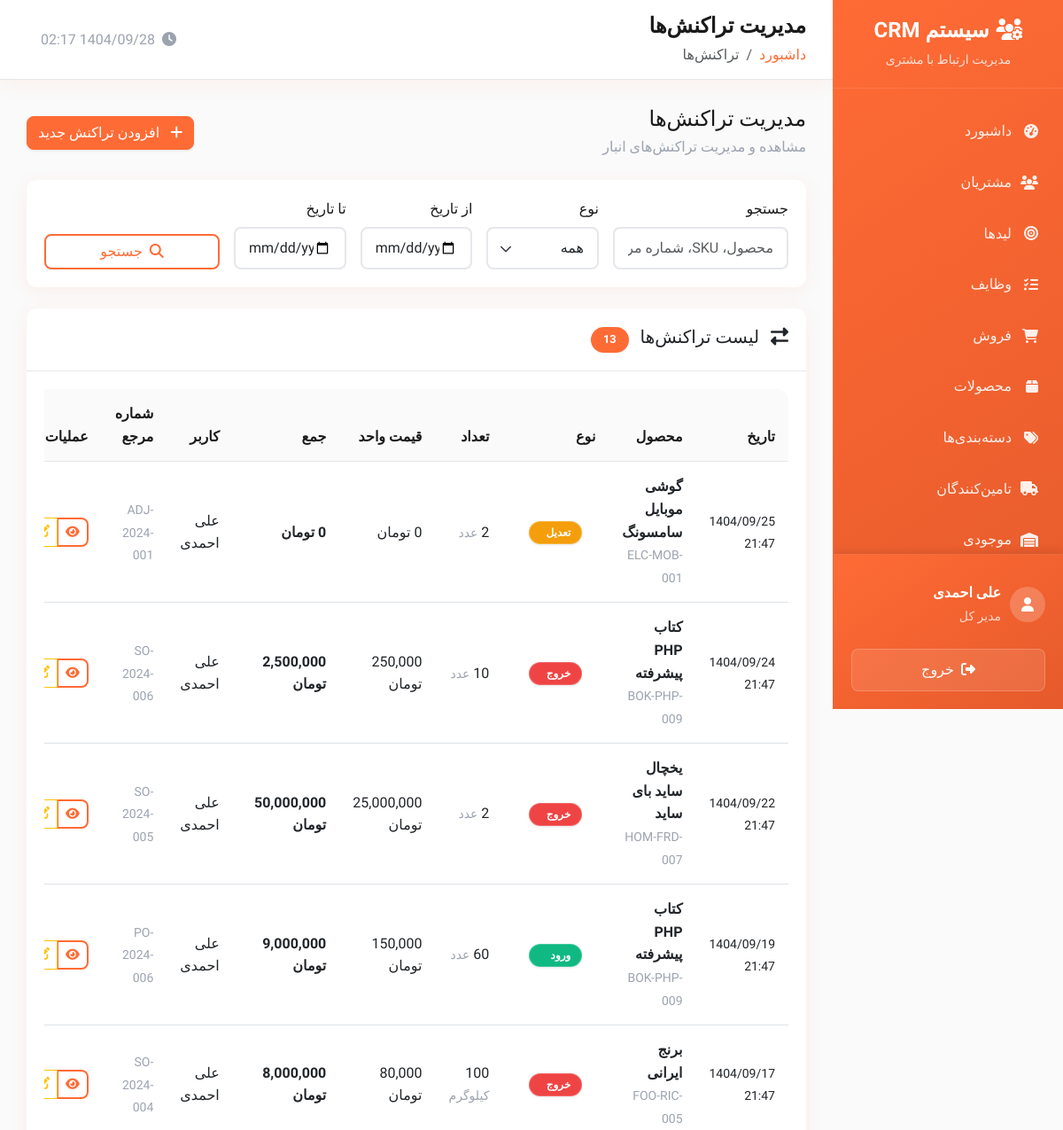
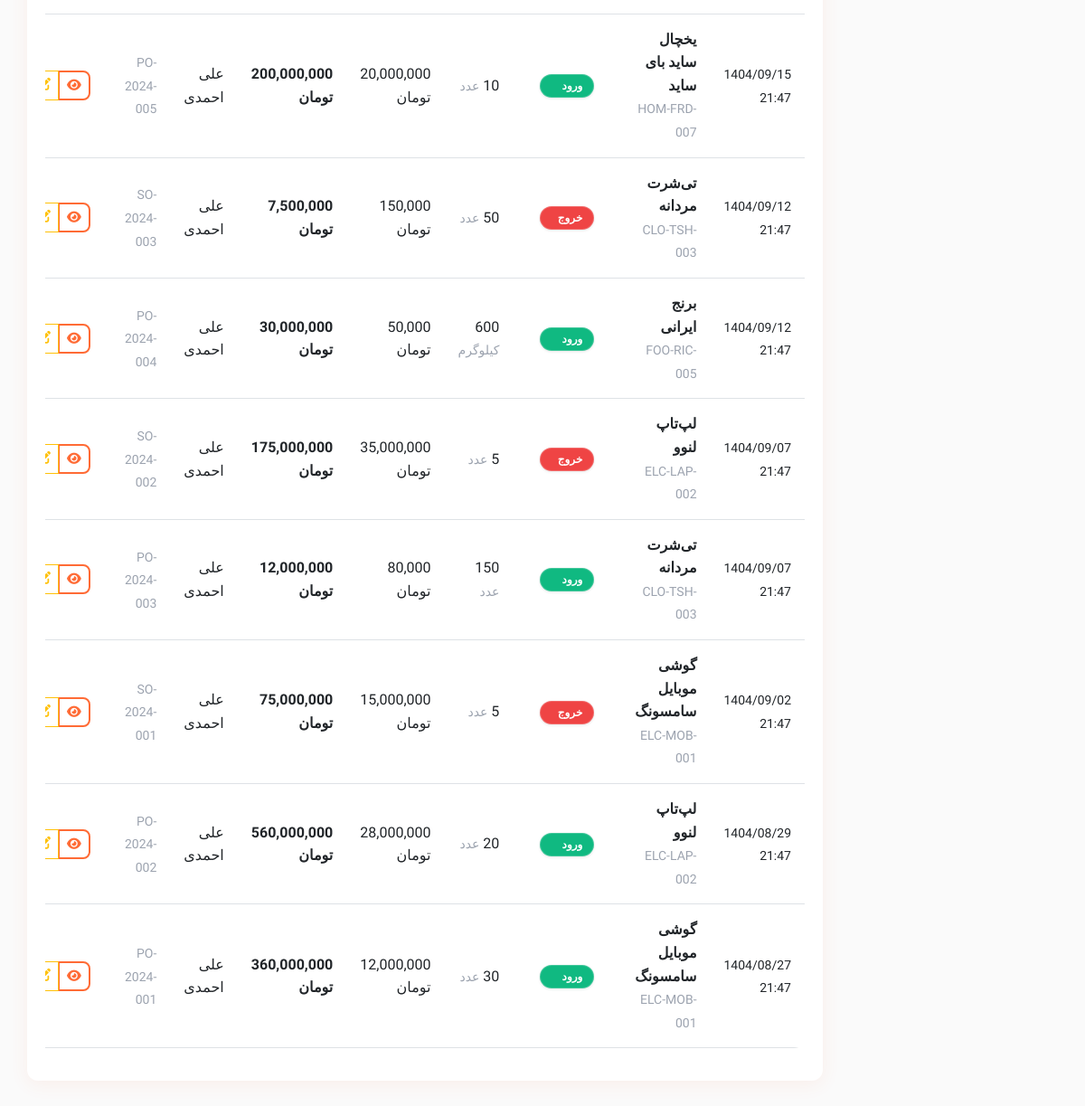
Page /public/transactions.php (signed in) on the committed database (2 pictures, top to bottom).
### tables this page shows
CREATE TABLE users (
    id INT AUTO_INCREMENT PRIMARY KEY,
    username VARCHAR(50) UNIQUE NOT NULL,
    email VARCHAR(100) UNIQUE NOT NULL,
    password VARCHAR(255) NOT NULL,
    first_name VARCHAR(50) NOT NULL,
    last_name VARCHAR(50) NOT NULL,
    mobile VARCHAR(15),
    phone VARCHAR(20),
    avatar VARCHAR(255),
    role ENUM('admin', 'manager', 'sales', 'user') DEFAULT 'user',
    status ENUM('active', 'inactive', 'suspended') DEFAULT 'active',
    department VARCHAR(100),
    position VARCHAR(100),
    hire_date DATE,
    salary DECIMAL(10,2),
    address TEXT,
    notes TEXT,
    last_login DATETIME,
    failed_login_attempts INT DEFAULT 0,
    locked_until DATETIME NULL,
    created_at TIMESTAMP DEFAULT CURRENT_TIMESTAMP,
    updated_at TIMESTAMP DEFAULT CURRENT_TIMESTAMP ON UPDATE CURRENT_TIMESTAMP
);

CREATE TABLE transactions (
    id INT AUTO_INCREMENT PRIMARY KEY,
    product_id INT NOT NULL,
    user_id INT NOT NULL,
    type ENUM('in', 'out', 'adjustment', 'transfer') NOT NULL,
    quantity INT NOT NULL,
    unit_price DECIMAL(15,2) NOT NULL,
    total_price DECIMAL(15,2) NOT NULL,
    notes TEXT NULL,
    reference_number VARCHAR(255) NULL,
    transaction_date TIMESTAMP NOT NULL,
    created_at TIMESTAMP DEFAULT CURRENT_TIMESTAMP,
    updated_at TIMESTAMP DEFAULT CURRENT_TIMESTAMP ON UPDATE CURRENT_TIMESTAMP,
    deleted_at TIMESTAMP NULL,
    FOREIGN KEY (product_id) REFERENCES products(id) ON DELETE CASCADE,
    FOREIGN KEY (user_id) REFERENCES users(id) ON DELETE CASCADE
);

CREATE TABLE products (
    id INT AUTO_INCREMENT PRIMARY KEY,
    name VARCHAR(255) NOT NULL,
    description TEXT,
    category VARCHAR(100),
    category_id INT NULL,
    supplier_id INT NULL,
    price DECIMAL(15,2) DEFAULT 0,
    cost_price DECIMAL(15,2) DEFAULT 0,
    purchase_price DECIMAL(15,2) DEFAULT 0,
    selling_price DECIMAL(15,2) DEFAULT 0,
    sku VARCHAR(100) UNIQUE NOT NULL,
    status ENUM('active', 'inactive', 'discontinued') DEFAULT 'active',
    stock_quantity INT DEFAULT 0,
    min_stock_level INT DEFAULT 5,
    max_stock_level INT NULL,
    unit VARCHAR(50) DEFAULT 'عدد',
    barcode VARCHAR(100),
    image VARCHAR(255) NULL,
    weight DECIMAL(10,3) DEFAULT 0,
    dimensions VARCHAR(100),
    tags TEXT,
    notes TEXT,
    is_active BOOLEAN DEFAULT TRUE,
    created_by INT,
    created_at TIMESTAMP DEFAULT CURRENT_TIMESTAMP,
    updated_at TIMESTAMP DEFAULT CURRENT_TIMESTAMP ON UPDATE CURRENT_TIMESTAMP,
    deleted_at TIMESTAMP NULL,
    FOREIGN KEY (created_by) REFERENCES users(id) ON DELETE SET NULL,
    FOREIGN KEY (category_id) REFERENCES categories(id) ON DELETE CASCADE ON UPDATE CASCADE,
    FOREIGN KEY (supplier_id) REFERENCES suppliers(id) ON DELETE CASCADE ON UPDATE CASCADE
);

### public/transactions.php (the view, shortened to what the rows shown need)
<?php
$page_title = 'مدیریت تراکنش‌ها';
require_once __DIR__ . '/../private/database.php';
require_once __DIR__ . '/../private/auth.php';
require_once __DIR__ . '/../private/functions.php';
$page = (int)($_GET['page'] ?? 1);
$per_page = RECORDS_PER_PAGE;
$offset = ($page - 1) * $per_page;
$where_conditions = ['t.deleted_at IS NULL', 'p.deleted_at IS NULL'];
$params = [];
$where_clause = 'WHERE ' . implode(' AND ', $where_conditions);
$sql = "
    SELECT
        t.*,
        p.name as product_name,
        p.sku,
        p.unit,
        CONCAT(u.first_name, ' ', u.last_name) as user_name
    FROM transactions t
    INNER JOIN products p ON t.product_id = p.id
    LEFT JOIN users u ON t.user_id = u.id
    $where_clause
    ORDER BY t.transaction_date DESC, t.created_at DESC
    LIMIT $per_page OFFSET $offset
";
$transactions = $pdo->prepare($sql);
$transactions->execute($params);
$transactions = $transactions->fetchAll();
$type_labels = [
    'in' => 'ورود',
    'out' => 'خروج',
    'adjustment' => 'تعدیل',
    'transfer' => 'انتقال'
];
$type_classes = [
    'in' => 'success',
    'out' => 'danger',
    'adjustment' => 'warning',
    'transfer' => 'info'
];
include __DIR__ . '/../private/header.php';
?>
<div class="card">
    <div class="card-body">
        <?php if (empty($transactions)): ?>
            <div class="text-center py-5">
                <i class="fas fa-exchange-alt fa-3x text-muted mb-3"></i>
                <h5 class="text-muted">تراکنشی یافت نشد</h5>
            </div>
        <?php else: ?>
            <div class="table-responsive">
                <table class="table table-hover">
                    <thead>
                        <tr>
                            <th>تاریخ</th>
                            <th>محصول</th>
                            <th>نوع</th>
                            <th>تعداد</th>
                            <th>قیمت واحد</th>
                            <th>جمع</th>
                            <th>کاربر</th>
                            <th>شماره مرجع</th>
                            <th>عملیات</th>
                        </tr>
                    </thead>
                    <tbody>
                        <?php foreach ($transactions as $trans): ?>
                            <tr>
                                <td>
                                    <small><?php echo formatPersianDate($trans['transaction_date'], 'Y/m/d H:i'); ?></small>
                                </td>
                                <td>
                                    <div class="fw-bold"><?php echo htmlspecialchars($trans['product_name']); ?></div>
                                    <small class="text-muted"><?php echo htmlspecialchars($trans['sku']); ?></small>
                                </td>
                                <td>
                                    <span class="badge bg-<?php echo $type_classes[$trans['type']]; ?>">
                                        <?php echo $type_labels[$trans['type']]; ?>
                                    </span>
                                </td>
                                <td>
                                    <?php echo number_format($trans['quantity']); ?>
                                    <small class="text-muted"><?php echo htmlspecialchars($trans['unit']); ?></small>
                                </td>
                                <td><?php echo formatMoney($trans['unit_price']); ?></td>
                                <td>
                                    <span class="fw-bold"><?php echo formatMoney($trans['total_price']); ?></span>
                                </td>
                                <td><?php echo htmlspecialchars($trans['user_name'] ?: '-'); ?></td>
                                <td>
                                    <?php if ($trans['reference_number']): ?>
                                        <small class="text-muted"><?php echo htmlspecialchars($trans['reference_number']); ?></small>
                                    <?php else: ?>
                                        <span class="text-muted">-</span>
                                    <?php endif; ?>
                                </td>
                                <td>
                                    <div class="btn-group" role="group">
                                        <a href="transaction_view.php?id=<?php echo $trans['id']; ?>" class="btn btn-outline-primary btn-sm">
                                            <i class="fas fa-eye"></i>
                                        </a>
                                        <a href="transaction_edit.php?id=<?php echo $trans['id']; ?>" class="btn btn-outline-warning btn-sm">
                                            <i class="fas fa-edit"></i>
                                        </a>
                                    </div>
                                </td>
                            </tr>
                        <?php endforeach; ?>
                    </tbody>
                </table>
            </div>
        <?php endif; ?>
    </div>
</div>
<?php include __DIR__ . '/../private/footer.php'; ?>

### private/header.php (shortened to what the rows shown need)
<?php
$current_user = getCurrentUser();
?>
<!DOCTYPE html>
<html lang="fa" dir="rtl">
<head>
    <link href="https://cdn.jsdelivr.net/npm/bootstrap@5.3.0/dist/css/bootstrap.rtl.min.css" rel="stylesheet">
    <link href="https://cdnjs.cloudflare.com/ajax/libs/font-awesome/6.4.0/css/all.min.css" rel="stylesheet">
    <link href="https://cdn.jsdelivr.net/npm/chart.js@3.9.1/dist/chart.min.css" rel="stylesheet">
</head>
<body>
    <div class="sidebar" id="sidebar">
            <?php if (hasRole('admin')): ?>
            <a href="settings.php" class="menu-item <?php echo basename($_SERVER['PHP_SELF']) == 'settings.php' ? 'active' : ''; ?>">
                <i class="fas fa-cog"></i>
                تنظیمات
            </a>
            <a href="users.php" class="menu-item <?php echo basename($_SERVER['PHP_SELF']) == 'users.php' ? 'active' : ''; ?>">
                <i class="fas fa-user-cog"></i>
                کاربران
            </a>
            <?php endif; ?>
        <div class="sidebar-user">
            <div class="user-info">
                <div>
                    <div class="fw-bold"><?php echo htmlspecialchars($current_user['first_name'] . ' ' . $current_user['last_name']); ?></div>
                    <small class="opacity-75"><?php echo getRoleTitle($current_user['role']); ?></small>
                </div>
            </div>
        </div>
    </div>
    <div class="main-content">
        <div class="top-nav d-flex justify-content-between align-items-center">
            <div>
                <h1 class="nav-title"><?php echo isset($page_title) ? $page_title : 'داشبورد'; ?></h1>
            </div>
        </div>
        <div class="content">

### rows in the picture
users: first_name+last_name "علی احمدی", role "مدیر کل"
transactions: transaction_date "1404/09/25 21:47", product.name "گوشی موبایل سامسونگ", product.sku "ELC-MOB-001", type "تعدیل", product.unit "عدد", unit_price "0 تومان", total_price "0 تومان", user_name "علی احمدی", reference_number "ADJ-2024-001"
transactions: transaction_date "1404/09/24 21:47", product.name "کتاب PHP پیشرفته", product.sku "BOK-PHP-009", type "خروج", product.unit "عدد", unit_price "250,000 تومان", total_price "2,500,000 تومان", user_name "علی احمدی", reference_number "SO-2024-006"
transactions: transaction_date "1404/09/22 21:47", product.name "یخچال ساید بای ساید", product.sku "HOM-FRD-007", type "خروج", product.unit "عدد", unit_price "25,000,000 تومان", total_price "50,000,000 تومان", user_name "علی احمدی", reference_number "SO-2024-005"
transactions: transaction_date "1404/09/19 21:47", product.name "کتاب PHP پیشرفته", product.sku "BOK-PHP-009", type "ورود", product.unit "عدد", unit_price "150,000 تومان", total_price "9,000,000 تومان", user_name "علی احمدی", reference_number "PO-2024-006"
transactions: transaction_date "1404/09/17 21:47", product.name "برنج ایرانی", product.sku "FOO-RIC-005", type "خروج", quantity "100", product.unit "کیلوگرم", unit_price "80,000 تومان", total_price "8,000,000 تومان", user_name "علی احمدی", reference_number "SO-2024-004"
transactions: transaction_date "1404/09/15 21:47", product.name "یخچال ساید بای ساید", product.sku "HOM-FRD-007", type "ورود", product.unit "عدد", unit_price "20,000,000 تومان", total_price "200,000,000 تومان", user_name "علی احمدی", reference_number "PO-2024-005"
transactions: transaction_date "1404/09/12 21:47", product.name "تی‌شرت مردانه", product.sku "CLO-TSH-003", type "خروج", product.unit "عدد", unit_price "150,000 تومان", total_price "7,500,000 تومان", user_name "علی احمدی", reference_number "SO-2024-003"
transactions: transaction_date "1404/09/12 21:47", product.name "برنج ایرانی", product.sku "FOO-RIC-005", type "ورود", quantity "600", product.unit "کیلوگرم", unit_price "50,000 تومان", total_price "30,000,000 تومان", user_name "علی احمدی", reference_number "PO-2024-004"
transactions: transaction_date "1404/09/07 21:47", product.name "لپ‌تاپ لنوو", product.sku "ELC-LAP-002", type "خروج", product.unit "عدد", unit_price "35,000,000 تومان", total_price "175,000,000 تومان", user_name "علی احمدی", reference_number "SO-2024-002"
transactions: transaction_date "1404/09/07 21:47", product.name "تی‌شرت مردانه", product.sku "CLO-TSH-003", type "ورود", quantity "150", product.unit "عدد", unit_price "80,000 تومان", total_price "12,000,000 تومان", user_name "علی احمدی", reference_number "PO-2024-003"
transactions: transaction_date "1404/09/02 21:47", product.name "گوشی موبایل سامسونگ", product.sku "ELC-MOB-001", type "خروج", product.unit "عدد", unit_price "15,000,000 تومان", total_price "75,000,000 تومان", user_name "علی احمدی", reference_number "SO-2024-001"
transactions: transaction_date "1404/08/29 21:47", product.name "لپ‌تاپ لنوو", product.sku "ELC-LAP-002", type "ورود", product.unit "عدد", unit_price "28,000,000 تومان", total_price "560,000,000 تومان", user_name "علی احمدی", reference_number "PO-2024-002"
transactions: transaction_date "1404/08/27 21:47", product.name "گوشی موبایل سامسونگ", product.sku "ELC-MOB-001", type "ورود", product.unit "عدد", unit_price "12,000,000 تومان", total_price "360,000,000 تومان", user_name "علی احمدی", reference_number "PO-2024-001"

### other values in the picture
$page_title "مدیریت تراکنش‌ها"
$item['title'] "داشبورد"
$item['title'] "تراکنش‌ها"
$total_records "13"
